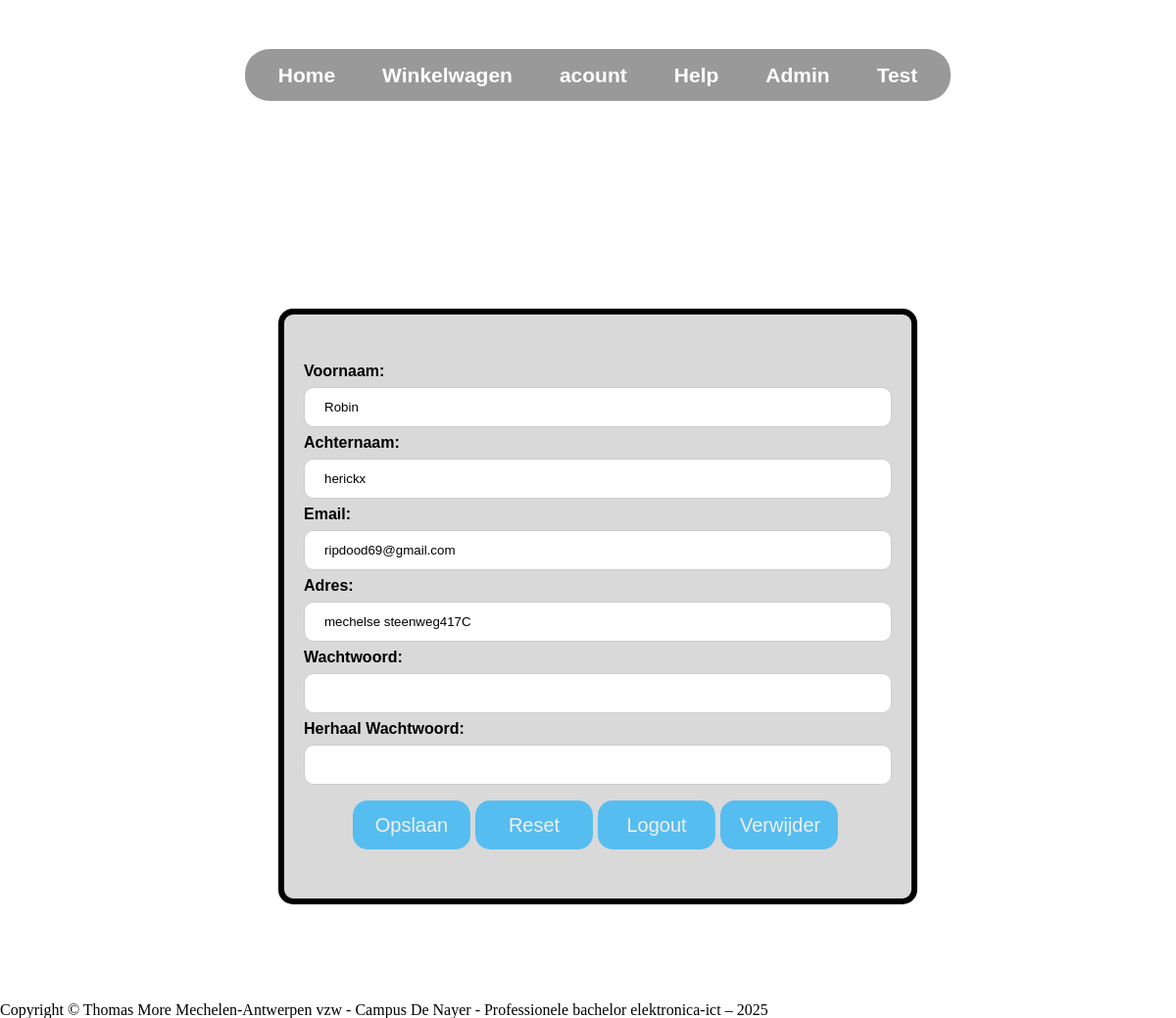
The app's page /webshop/acount.php (signed in) with its own data.
### tables this page shows
CREATE TABLE `persoon` (
  `klant_id` int(11) NOT NULL,
  `voornaam` varchar(20) DEFAULT NULL,
  `achternaam` varchar(20) DEFAULT NULL,
  `adres` varchar(100) DEFAULT NULL,
  `email` varchar(100) DEFAULT NULL,
  `hash` varchar(100) DEFAULT NULL,
  `admin` tinyint(1) DEFAULT 0,
  `verwijderd` tinyint(4) DEFAULT 0
);

### webshop/acount.php (the view, shortened to what this page needs)
<!DOCTYPE html>
<html lang="nl">
<head>
    <link rel="stylesheet" href="reset.css">
    <link rel="stylesheet" href="video-achtergrond.css">
    <link rel="stylesheet" href="menubalk.css">
    <link rel="stylesheet" href="acount.css">
</head>
<body>
    <video autoplay muted loop class="Video">
        <source src="Aquarium.mp4" type="video/mp4">
    </video>
     <div class="wrapper">
        <div class="menu">
            <ul class="menu-bar">
            <?php include 'menubalk.php'; ?>
            </ul>
        </div>
<div class="content">
<h1 class="title">ACOUNT</h1>
<?php
$servername = "localhost";
$username = "root";
$password = "";
$dbname = "webshop";
$conn = new mysqli($servername, $username, $password, $dbname);
if (isset($_SESSION['id'])) {
    if ($_SESSION['admin'] == 1 && isset($_GET['id'])) {
        $id = $_GET['id'];
    } else {
        $id = $_SESSION['id'];
    }
    $sql = "SELECT voornaam, achternaam, email, adres FROM persoon WHERE Klant_id = ?";
    $stmt = $conn->prepare($sql);
    $stmt->bind_param("i", $id);
    $stmt->execute();
    $result = $stmt->get_result();
    $user = $result->fetch_assoc();
    if ($user) {
        echo '<div class="card">';
        echo '<form action="EditAcount.php?id=' . $id . '" method="post">';
        echo '<div class="inputs">';
        echo '<label for="voornaam">Voornaam:</label>';
        echo '<input type="text" name="voornaam" value="' . htmlspecialchars($user['voornaam']) . '">';
        echo '<label for="achternaam">Achternaam:</label>';
        echo '<input type="text" name="achternaam" value="' . htmlspecialchars($user['achternaam']) . '">';
        echo '<label for="email">Email:</label>';
        echo '<input type="email" name="email" value="' . htmlspecialchars($user['email']) . '">';
        echo '<label for="adres">Adres:</label>';
        echo '<input type="text" name="adres" value="' . htmlspecialchars($user['adres']) . '">';
        echo '<label for="wachtwoord">Wachtwoord:</label>';
        echo '<input type="password" name="wachtwoord">';
        echo '<label for="herhaalWachtwoord">Herhaal Wachtwoord:</label>';
        echo '<input type="password" name="herhaalWachtwoord">';
        echo '</div>';
        echo '<div class="buttons">';
        echo '<input type="submit" value="Opslaan">';
        echo '<input type="reset" value="Reset">';
        if ( $id == $_SESSION['id']) {
            echo '<button type="button" onclick="location.href=\'loguit.php\'">Logout</button>';
        }
        echo '<button type="button" onclick="location.href=\'goodbyeKlant.php?id=' . $id . '\'">Verwijder</button>';
        echo '</div>';
        echo '</form>';
        echo '</div>';
    } else {
        echo "Geen gegevens gevonden.";
    }
} else {
    header("Location: loguit.php");
}
?>
</div>
</div>
    <footer>
        <p>Copyright © Thomas More Mechelen-Antwerpen vzw - Campus De Nayer - Professionele bachelor elektronica-ict – 2025</p>
    </footer>
</body>
</html>

### webshop/video-achtergrond.css (style rules this page uses)
.Video { position: fixed; top: 0; left: 0; min-width: 100%; min-height: 100%; z-index: -1; object-fit: cover; }

### webshop/menubalk.css (style rules this page uses)
.menu { display: flex; justify-content: center; margin-top: 50px; }
.menu-bar { display: inline-flex; align-items: center; background-color: rgba(0, 0, 0, 0.4); backdrop-filter: blur(10px); border-radius: 25px; padding: 10px; }

### webshop/acount.css (style rules this page uses)
.wrapper { margin-right: auto; margin-left: auto; min-width: 1200px; max-width: 1800px; padding-right: 10px; padding-left: 10px; font-family: Arial, sans-serif; }
form { width: 600px; margin: 30px auto; font-weight: bold; }
input[type="text"], input[type="email"], input[type="password"] { width: 100%; padding: 12px 20px; margin: 8px 0; display: inline-block; border: 1px solid #ccc; box-sizing: border-box; border-radius: 10px; }
input[type="submit"], input[type="reset"], button[type="button"] { background-color: #00aaff; color: white; padding: 14px 20px; margin: 8px 5px 0 0; border: none; cursor: pointer; border-radius: 15px; font-size: 20px; opacity: 0.6; width: 120px; text-align: center; height: 50px; }
.buttons { display: flex; justify-content: center; }
.card { background-color: rgba(196, 196, 196, 0.64); backdrop-filter: blur(5px); border-radius: 15px; width: 600px; margin: 0 auto 100px; border: 6px solid black; padding: 20px; }
.title { padding: 60px 0 80px 0; text-align: center; font-size: 72px; font-weight: bold; color: white; }

### records on screen
persoon: voornaam "Robin", achternaam "herickx", email "ripdood69@gmail.com", adres "mechelse steenweg417C"
